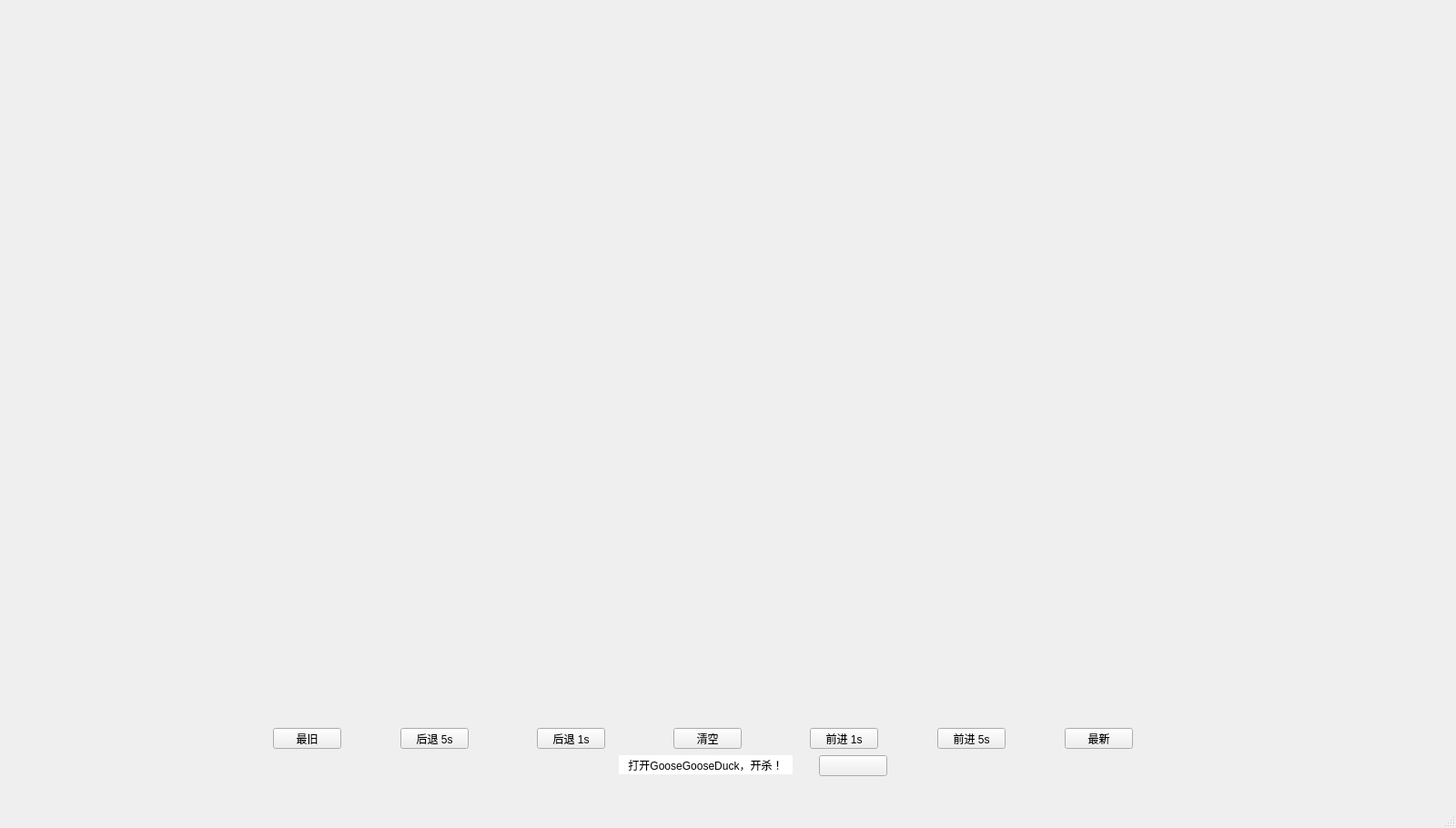
<?xml version="1.0" encoding="UTF-8"?>
<ui version="4.0">
 <class>MainWindow</class>
 <widget class="QMainWindow" name="MainWindow">
  <property name="geometry">
   <rect>
    <x>0</x>
    <y>0</y>
    <width>1600</width>
    <height>910</height>
   </rect>
  </property>
  <property name="windowTitle">
   <string>MainWindow</string>
  </property>
  <widget class="QWidget" name="centralwidget">
   <widget class="QLabel" name="label">
    <property name="geometry">
     <rect>
      <x>0</x>
      <y>0</y>
      <width>1600</width>
      <height>900</height>
     </rect>
    </property>
    <property name="lineWidth">
     <number>0</number>
    </property>
    <property name="text">
     <string/>
    </property>
    <property name="alignment">
     <set>Qt::AlignCenter</set>
    </property>
   </widget>
   <widget class="QPushButton" name="pushButton">
    <property name="geometry">
     <rect>
      <x>440</x>
      <y>800</y>
      <width>75</width>
      <height>23</height>
     </rect>
    </property>
    <property name="text">
     <string>后退 5s</string>
    </property>
   </widget>
   <widget class="QPushButton" name="pushButton_2">
    <property name="geometry">
     <rect>
      <x>590</x>
      <y>800</y>
      <width>75</width>
      <height>23</height>
     </rect>
    </property>
    <property name="text">
     <string>后退 1s</string>
    </property>
   </widget>
   <widget class="QPushButton" name="pushButton_3">
    <property name="geometry">
     <rect>
      <x>890</x>
      <y>800</y>
      <width>75</width>
      <height>23</height>
     </rect>
    </property>
    <property name="text">
     <string>前进 1s</string>
    </property>
   </widget>
   <widget class="QPushButton" name="pushButton_4">
    <property name="geometry">
     <rect>
      <x>1030</x>
      <y>800</y>
      <width>75</width>
      <height>23</height>
     </rect>
    </property>
    <property name="text">
     <string>前进 5s</string>
    </property>
   </widget>
   <widget class="QLabel" name="index_represent">
    <property name="geometry">
     <rect>
      <x>680</x>
      <y>830</y>
      <width>191</width>
      <height>21</height>
     </rect>
    </property>
    <property name="styleSheet">
     <string notr="true">background-color:white</string>
    </property>
    <property name="text">
     <string>打开GooseGooseDuck，开杀！</string>
    </property>
    <property name="alignment">
     <set>Qt::AlignCenter</set>
    </property>
   </widget>
   <widget class="QPushButton" name="latest">
    <property name="geometry">
     <rect>
      <x>1170</x>
      <y>800</y>
      <width>75</width>
      <height>23</height>
     </rect>
    </property>
    <property name="text">
     <string>最新</string>
    </property>
   </widget>
   <widget class="QPushButton" name="oldest">
    <property name="geometry">
     <rect>
      <x>300</x>
      <y>800</y>
      <width>75</width>
      <height>23</height>
     </rect>
    </property>
    <property name="text">
     <string>最旧</string>
    </property>
   </widget>
   <widget class="QPushButton" name="clear">
    <property name="geometry">
     <rect>
      <x>740</x>
      <y>800</y>
      <width>75</width>
      <height>23</height>
     </rect>
    </property>
    <property name="text">
     <string>清空</string>
    </property>
   </widget>
   <widget class="QPushButton" name="pause">
    <property name="geometry">
     <rect>
      <x>900</x>
      <y>830</y>
      <width>75</width>
      <height>23</height>
     </rect>
    </property>
    <property name="text">
     <string/>
    </property>
   </widget>
  </widget>
  <widget class="QMenuBar" name="menubar">
   <property name="geometry">
    <rect>
     <x>0</x>
     <y>0</y>
     <width>1600</width>
     <height>23</height>
    </rect>
   </property>
  </widget>
  <widget class="QStatusBar" name="statusbar"/>
 </widget>
 <resources/>
 <connections/>
</ui>
